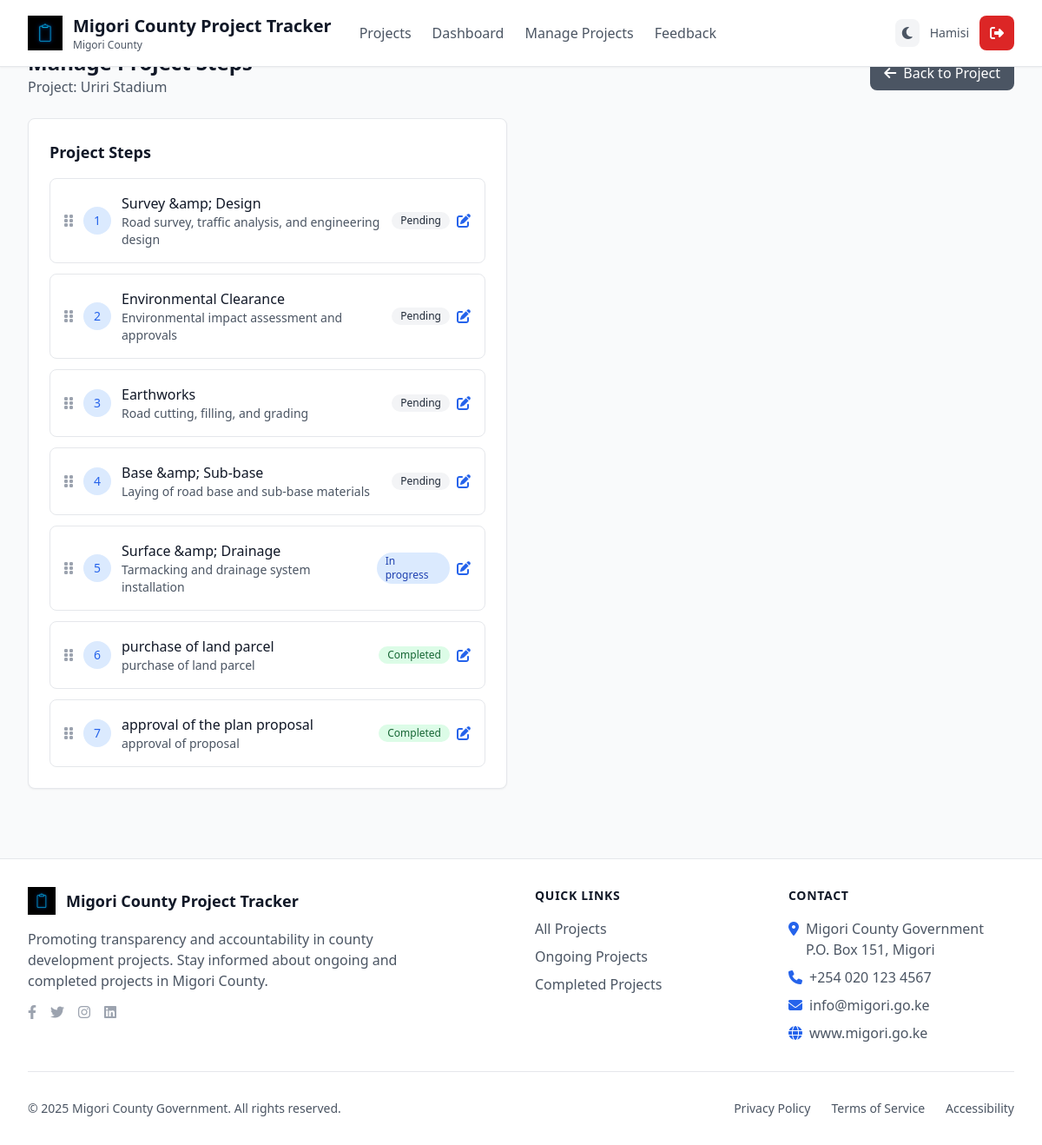
The app's page /admin/edit_step.php?project_id=6 (signed in) with its own data.
### tables this page shows
CREATE TABLE `projects` (
  `id` int(11) NOT NULL,
  `project_name` varchar(255) NOT NULL,
  `description` text DEFAULT NULL,
  `department_id` int(11) NOT NULL,
  `project_year` int(11) NOT NULL,
  `county_id` int(11) NOT NULL,
  `sub_county_id` int(11) NOT NULL,
  `ward_id` int(11) NOT NULL,
  `location_address` text DEFAULT NULL,
  `location_coordinates` varchar(100) DEFAULT NULL,
  `budget` decimal(15,2) NOT NULL,
  `allocated_budget` decimal(15,2) DEFAULT 0.00,
  `spent_budget` decimal(15,2) DEFAULT 0.00,
  `start_date` date DEFAULT NULL,
  `expected_completion_date` date DEFAULT NULL,
  `actual_completion_date` date DEFAULT NULL,
  `contractor_name` varchar(255) DEFAULT NULL,
  `contractor_contact` varchar(100) DEFAULT NULL,
  `status` enum('draft','ongoing','completed','suspended','cancelled') NOT NULL DEFAULT 'draft',
  `step_status` enum('awaiting','running','completed') DEFAULT 'awaiting',
  `progress_percentage` decimal(5,2) DEFAULT 0.00,
  `total_steps` int(11) DEFAULT 0,
  `completed_steps` int(11) DEFAULT 0,
  `created_by` int(11) DEFAULT NULL,
  `created_at` timestamp NOT NULL DEFAULT current_timestamp(),
  `updated_at` timestamp NOT NULL DEFAULT current_timestamp() ON UPDATE current_timestamp(),
  `average_rating` decimal(3,2) DEFAULT 5.00,
  `total_ratings` int(11) DEFAULT 0
);

CREATE TABLE `project_steps` (
  `id` int(11) NOT NULL,
  `project_id` int(11) NOT NULL,
  `step_number` int(11) NOT NULL,
  `step_name` varchar(255) NOT NULL,
  `description` text DEFAULT NULL,
  `status` enum('pending','in_progress','completed','skipped') DEFAULT 'pending',
  `start_date` date DEFAULT NULL,
  `expected_end_date` date DEFAULT NULL,
  `actual_end_date` date DEFAULT NULL,
  `notes` text DEFAULT NULL,
  `created_at` timestamp NOT NULL DEFAULT current_timestamp(),
  `updated_at` timestamp NOT NULL DEFAULT current_timestamp() ON UPDATE current_timestamp()
);

### includes/functions.php (called while the page is built, shortened)
<?php
require_once __DIR__ . '/../config.php';
function get_project_by_id($id) {
    global $pdo;
    $sql = "SELECT p.*, d.name as department_name, w.name as ward_name,
                   sc.name as sub_county_name, c.name as county_name
            FROM projects p
            JOIN departments d ON p.department_id = d.id
            JOIN wards w ON p.ward_id = w.id
            JOIN sub_counties sc ON p.sub_county_id = sc.id
            JOIN counties c ON p.county_id = c.id
            WHERE p.id = ?";
    $stmt = $pdo->prepare($sql);
    $stmt->execute([$id]);
    return $stmt->fetch();
}
?>

### admin/edit_step.php (the view, shortened to what this page needs)
<?php
require_once '../includes/auth.php';
require_once '../includes/functions.php';
$project_id = $_GET['project_id'] ?? 0;
$project = get_project_by_id($project_id);
$step = null;
$stmt = $pdo->prepare("SELECT * FROM project_steps WHERE project_id = ? ORDER BY step_number");
$stmt->execute([$project_id]);
$all_steps = $stmt->fetchAll();
include '../includes/header.php';
?>
<div class="min-h-full">
    <div class="max-w-7xl mx-auto px-4 sm:px-6 lg:px-8 py-4">
        <nav class="flex" aria-label="Breadcrumb">
            <ol class="flex items-center space-x-4">
                <li><a href="../admin.php" class="text-gray-400 hover:text-gray-500"><i class="fas fa-home"></i></a></li>
                <li><div class="flex items-center"><i class="fas fa-chevron-right text-gray-400 mr-4"></i><a href="projects.php" class="text-gray-400 hover:text-gray-500">Projects</a></div></li>
                <li><div class="flex items-center"><i class="fas fa-chevron-right text-gray-400 mr-4"></i><span class="text-sm font-medium text-gray-900 dark:text-white"><?php echo $step ? 'Edit Step' : 'Manage Steps'; ?></span></div></li>
            </ol>
        </nav>
    </div>
    <main class="max-w-7xl mx-auto px-4 sm:px-6 lg:px-8 pb-8">
        <div class="flex justify-between items-center mb-6">
            <div>
                <h2 class="text-2xl font-bold text-gray-900 dark:text-white"><?php echo $step ? 'Edit Step' : 'Manage Project Steps'; ?></h2>
                <p class="text-gray-600 dark:text-gray-400">Project: <?php echo htmlspecialchars($project['project_name']); ?></p>
            </div>
            <a href="manage_project.php?id=<?php echo $project_id; ?>" class="bg-gray-600 hover:bg-gray-700 text-white px-4 py-2 rounded-lg transition-colors">
                <i class="fas fa-arrow-left mr-2"></i>Back to Project
            </a>
        </div>
        <div class="grid grid-cols-1 lg:grid-cols-2 gap-8">
            <div class="bg-white dark:bg-gray-800 rounded-lg shadow-sm border border-gray-200 dark:border-gray-700 p-6">
                <div class="flex justify-between items-center mb-4">
                    <h3 class="text-lg font-semibold text-gray-900 dark:text-white">Project Steps</h3>
                </div>
                <div id="stepsList" class="space-y-3">
                    <?php foreach ($all_steps as $index => $s): ?>
                    <div class="flex items-center justify-between p-4 border border-gray-200 dark:border-gray-600 rounded-lg cursor-move" data-step-id="<?php echo $s['id']; ?>" data-step-order="<?php echo $s['step_number']; ?>">
                        <div class="flex items-center space-x-3">
                            <div class="flex-shrink-0">
                                <i class="fas fa-grip-vertical text-gray-400"></i>
                            </div>
                            <div class="w-8 h-8 bg-blue-100 dark:bg-blue-900 rounded-full flex items-center justify-center">
                                <span class="text-sm font-medium text-blue-600 dark:text-blue-400"><?php echo $s['step_number']; ?></span>
                            </div>
                            <div class="flex-1">
                                <h4 class="font-medium text-gray-900 dark:text-white"><?php echo htmlspecialchars($s['step_name']); ?></h4>
                                <p class="text-sm text-gray-600 dark:text-gray-400"><?php echo htmlspecialchars($s['description']); ?></p>
                            </div>
                        </div>
                        <div class="flex items-center space-x-2">
                            <span class="inline-flex items-center px-2.5 py-0.5 rounded-full text-xs font-medium
                                <?php echo $s['status'] === 'completed' ? 'bg-green-100 text-green-800 dark:bg-green-900 dark:text-green-300' :
                                          ($s['status'] === 'in_progress' ? 'bg-blue-100 text-blue-800 dark:bg-blue-900 dark:text-blue-300' :
                                           'bg-gray-100 text-gray-800 dark:bg-gray-900 dark:text-gray-300'); ?>">
                                <?php echo ucfirst(str_replace('_', ' ', $s['status'])); ?>
                            </span>
                            <a href="edit_step.php?project_id=<?php echo $project_id; ?>&step_id=<?php echo $s['id']; ?>"
                               class="text-blue-600 hover:text-blue-800 dark:text-blue-400 dark:hover:text-blue-300">
                                <i class="fas fa-edit"></i>
                            </a>
                        </div>
                    </div>
                    <?php endforeach; ?>
                </div>
            </div>
        </div>
    </main>
</div>
<?php include '../includes/footer.php'; ?>

### assets/css/app.css (style rules this page uses)
* { margin: 0; padding: 0; box-sizing: border-box; }
:root { --primary: 37 99 235; --primary-hover: 29 78 216; --secondary: 75 85 99; --background: 249 250 251; --surface: 255 255 255; --text: 17 24 39; --text-muted: 107 114 128; --border: 229 231 235; --success: 34 197 94; --warning: 245 158 11; --error: 239 68 68; }

### records on screen
projects: project_name "Uriri Stadium"
project_steps: step_number "1", step_name "Survey &amp; Design", description "Road survey, traffic analysis, and engineering design", status "Pending"
project_steps: step_number "2", step_name "Environmental Clearance", description "Environmental impact assessment and approvals", status "Pending"
project_steps: step_number "3", step_name "Earthworks", description "Road cutting, filling, and grading", status "Pending"
project_steps: step_number "4", step_name "Base &amp; Sub-base", description "Laying of road base and sub-base materials", status "Pending"
project_steps: step_number "5", step_name "Surface &amp; Drainage", description "Tarmacking and drainage system installation", status "In progress"
project_steps: step_number "6", step_name "purchase of land parcel", description "purchase of land parcel", status "Completed"
project_steps: step_number "7", step_name "approval of the plan proposal", description "approval of proposal", status "Completed"

### other values on screen
APP_NAME "Migori County Project Tracker"
$_SESSION['admin_name'] "Hamisi"
